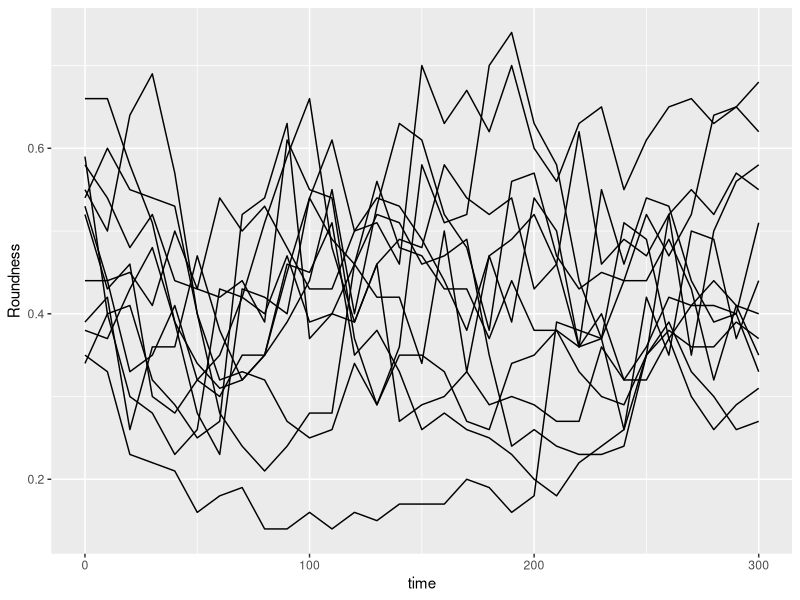
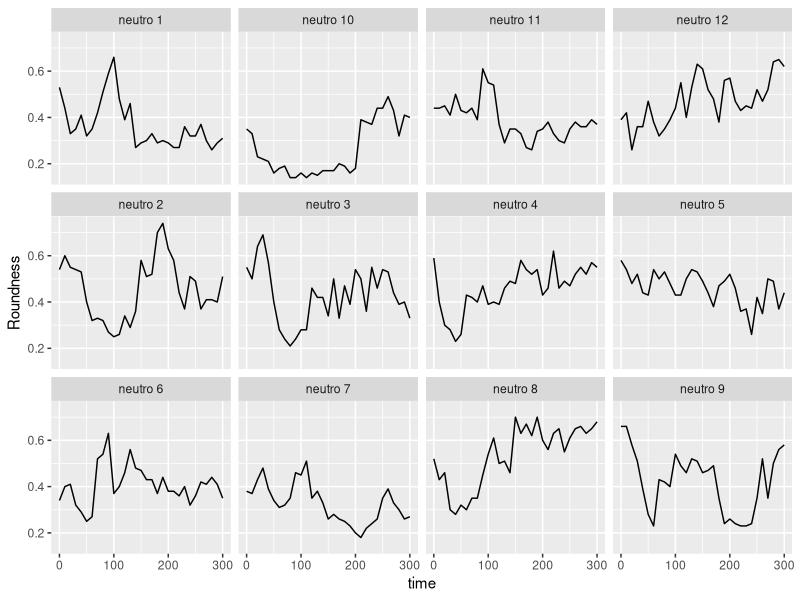
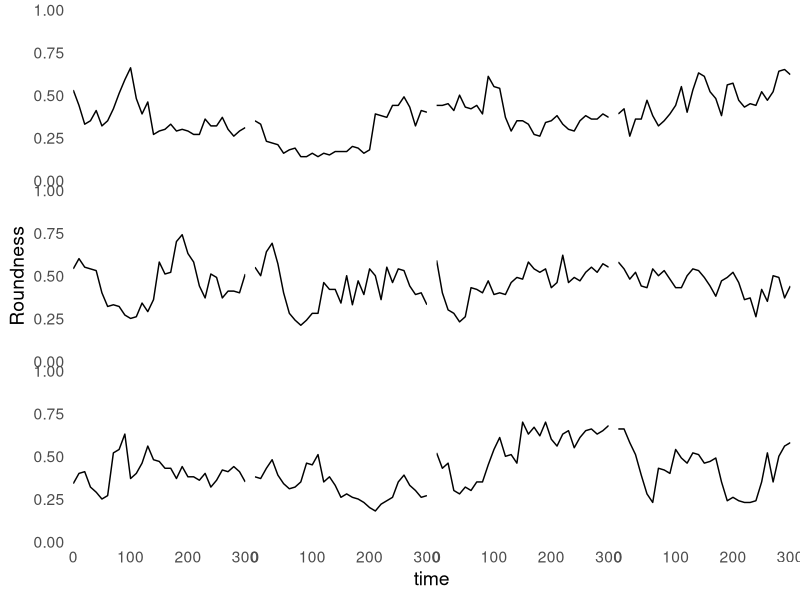
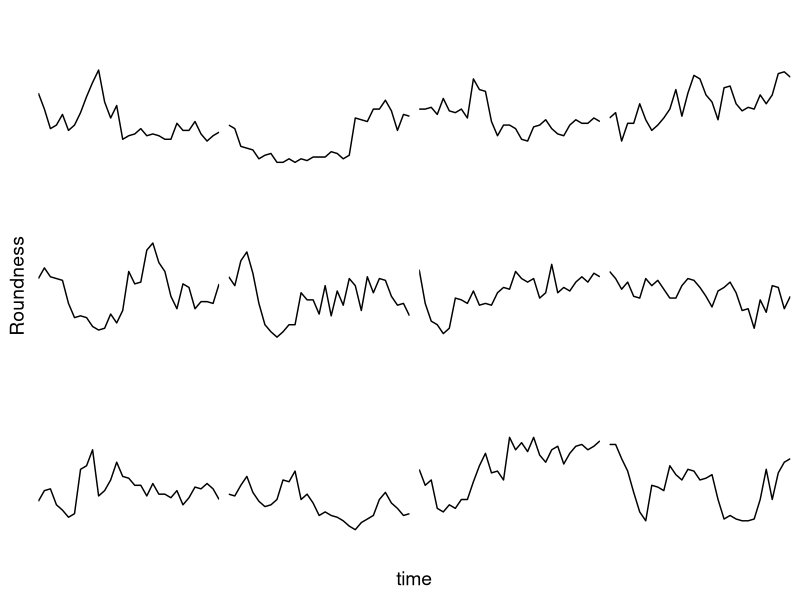
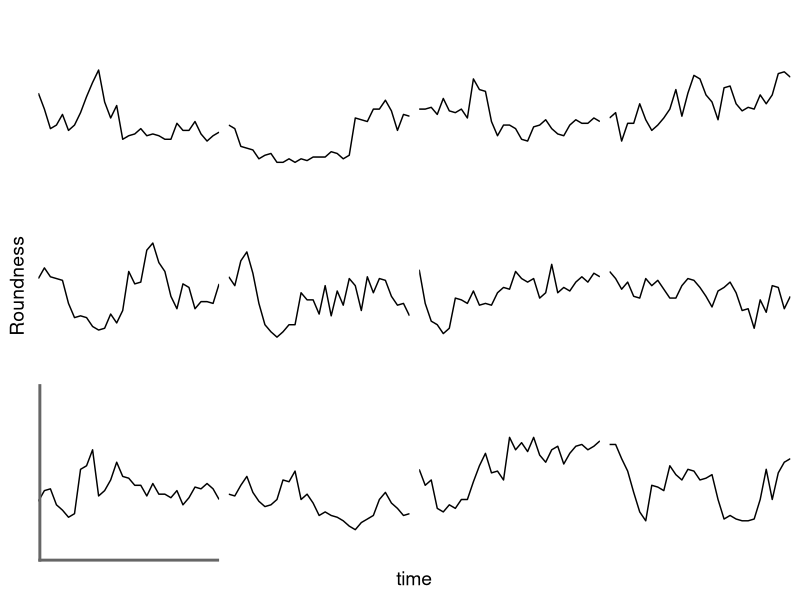
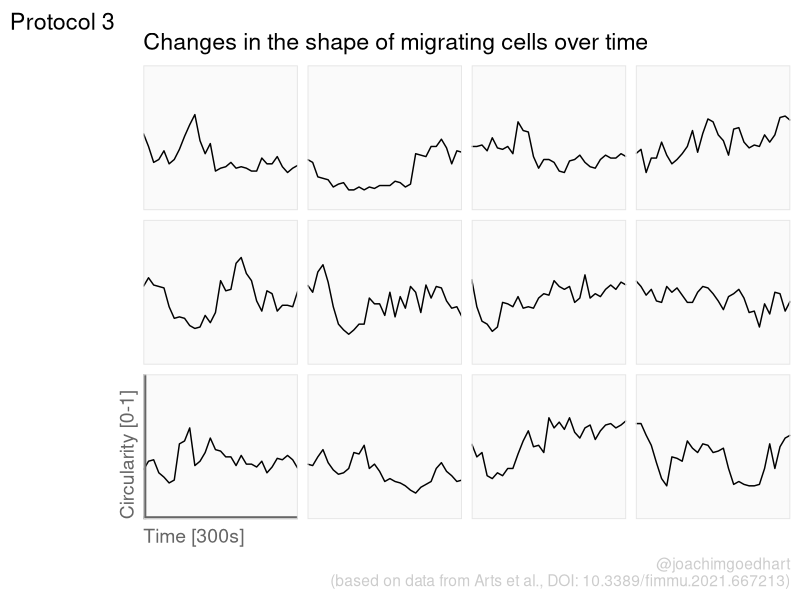
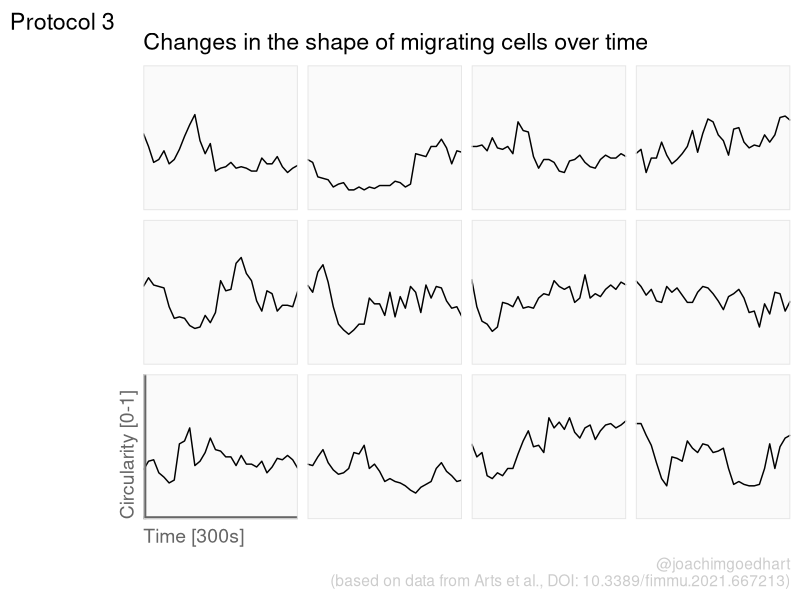

Here is the R script that generated these plots, in order:
## ---- chunk 1
library(tidyverse)
## ---- chunk 2
df_raw <- readxl::read_excel("data/Data_Arts_Circularity.xlsx")
head(df_raw)
## ---- chunk 3
df_3 <-
  pivot_longer(
    df_raw,
    cols = -time,
    names_to = "Cell",
    values_to = "Roundness"
  )
## ---- chunk 4
df_3 %>% write.csv("protocol_3.csv", row.names = FALSE)
## ---- chunk 5
p <- ggplot(df_3, aes(x=time, y=Roundness, group=Cell)) + geom_line()
p
## ---- chunk 6
p <- p + facet_wrap(~Cell)
p
## ---- chunk 7
p <-
  p + scale_y_continuous(expand = c(0, 0), limits = c(0, 1.0)) + 
  scale_x_continuous(expand = c(0,0), limits = c(0, 300))

## ---- chunk 8
p <- p + theme_minimal(base_size = 14)

p <- p + theme(strip.background = element_blank(),
               strip.text = element_blank(),
               plot.caption = element_text(color = "grey80"),
               #Remove grid
               panel.grid.major = element_blank(),
               panel.grid.minor = element_blank()
)
p
## ---- chunk 9
p <- p + theme(        
        #Remove axis labels
        axis.text = element_blank()
        )
p
## ---- chunk 10
ann_line<-data.frame(xmin=0,xmax=300,ymin=0,ymax=1,
                     Cell=factor("neutro 6",levels=c("neutro 6")))
ann_line
## ---- chunk 11

p <- p +
  #Vertical line
  geom_segment(data=ann_line, aes(x=xmin,xend=xmin,y=ymin,yend=ymax), size=2, color='grey40') +
  #Horizontal line
  geom_segment(data=ann_line, aes(x=xmin,xend=xmax,y=ymin,yend=ymin), size=2, color='grey40') +
  NULL

p

## ---- chunk 12
p <- p +
  theme(panel.background = element_rect(fill='grey98', color=NA),
        panel.border = element_rect(color='grey90', fill=NA),
        axis.title.x = element_text(size=14, hjust = 0, color='grey40'),
        axis.title.y = element_text(size=14, vjust = 0, hjust=0, angle = 90, color='grey40'),
  ) 
## ---- chunk 13
p <-
  p + labs(
    title = "Changes in the shape of migrating cells over time",
    x = "Time [300s]",
    y = "Circularity [0-1]",
    caption = "@joachimgoedhart\n(based on data from Arts et al., DOI: 10.3389/fimmu.2021.667213)",
    tag = "Protocol 3"
  ) 
## ---- chunk 14
p
## ---- chunk 15
png(file=paste0("Protocol_03.png"), width = 4000, height = 3000, units = "px", res = 400)
 p
dev.off()
